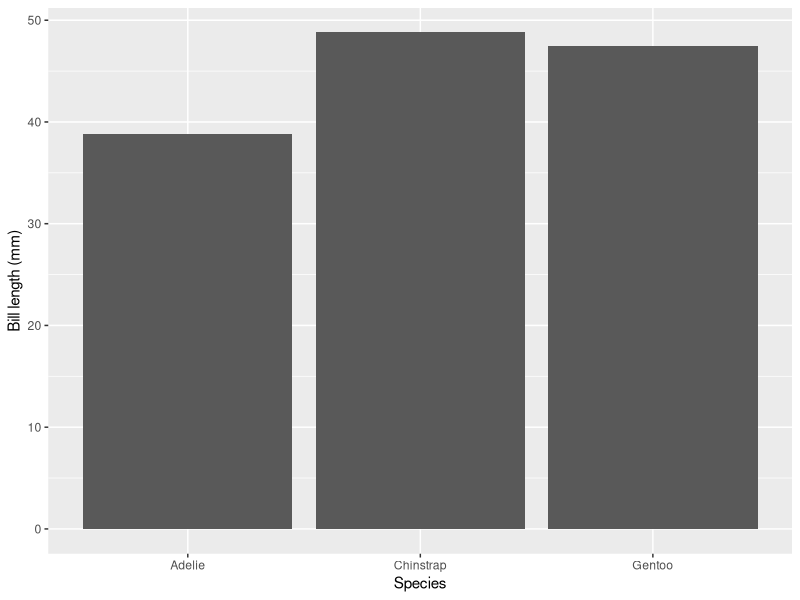

Source code (R):
## ---- chunk 1
#| message: false
#| warning: false
library(palmerpenguins)
library(dplyr)
library(ggplot2)

penguins_clean <- penguins %>% filter(!is.na(bill_length_mm))
## ---- chunk 2
head(penguins_clean)
## ---- chunk 3
summary_table <- penguins_clean %>%
  group_by(species) %>%
  summarise(mean_bill_length = round(mean(bill_length_mm), 1))

summary_table
## ---- chunk 4
#| label: fig-penguin-bill-r
#| fig-cap: "Average bill length (mm) by penguin species."
ggplot(summary_table, aes(x = species, y = mean_bill_length)) +
  geom_col() +
  labs(x = "Species", y = "Bill length (mm)")
